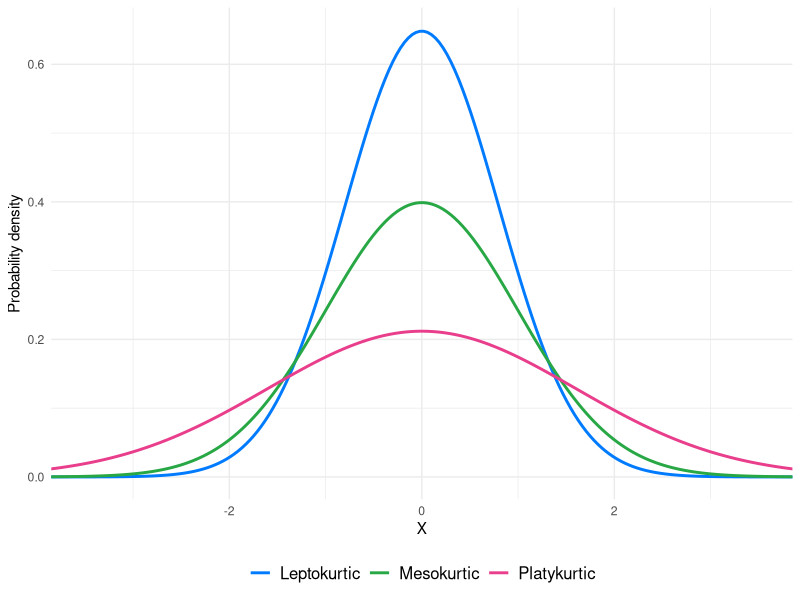

The R source for this figure:
# Load required library
library(ggplot2)

# Create a function for each distribution type
mesokurtic <- function(x) {
  dnorm(x, mean = 0, sd = 1)
}

leptokurtic <- function(x) {
  dnorm(x, mean = 0, sd = 0.8) * 1.3 # Reduced scaling factor
}

platykurtic <- function(x) {
  dnorm(x, mean = 0, sd = 1.6) * 0.85
}

# Create sequence of x values
x <- seq(-4, 4, length.out = 200)

# Create data frame for plotting
plot_data <- data.frame(
  x = rep(x, 3),
  y = c(
    leptokurtic(x),
    mesokurtic(x),
    platykurtic(x)
  ),
  Distribution = factor(
    rep(
      c(
        "Leptokurtic",
        "Mesokurtic",
        "Platykurtic"
      ),
      each = length(x)
    ),
    levels = c(
      "Leptokurtic",
      "Mesokurtic",
      "Platykurtic"
    )
  )
)

# Create the plot
plt <- ggplot() +
  # Add the distribution curves
  geom_line(
    data = plot_data,
    aes(x = x, y = y, color = Distribution),
    size = 1
  ) +
  
  # Customize colors
  scale_color_manual(values = c(
    "Leptokurtic" = "#007bff",
    "Mesokurtic" = "#28a745",
    "Platykurtic" = "#e83e8c"
  )) +
  # Customize labels and theme
  labs(
    x = "X",
    y = "Probability density",
    color = NULL
  ) +
  theme_minimal() +
  theme(
    axis.title.y = element_text(angle = 90),
    legend.position = "bottom",
    legend.text = element_text(size = 12),
  ) +
  # Set appropriate plot boundaries with higher y-limit
  coord_cartesian(xlim = c(-3.5, 3.5), ylim = c(0, 0.65))

ggsave(
  "pdfs/kurtosis.pdf",
  plot = plt,
  create.dir = TRUE,
  height = 4,
  width = 5
)
